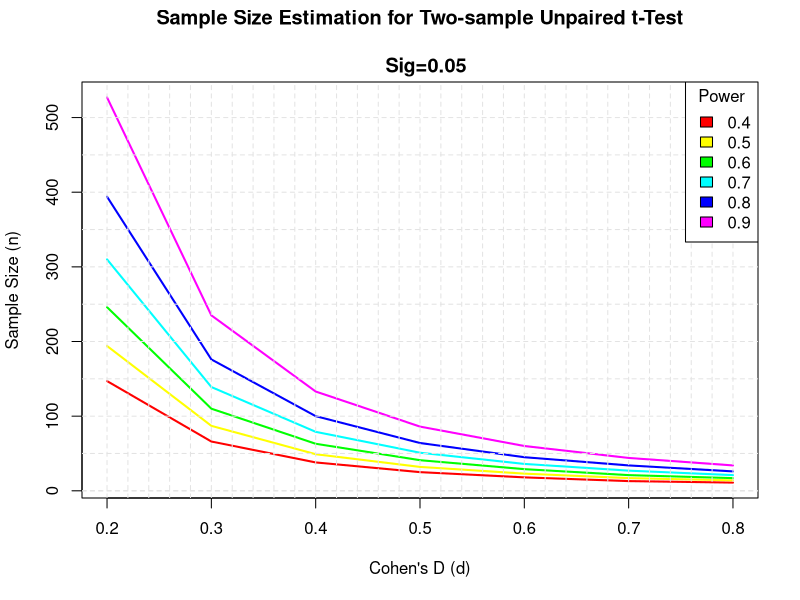

Source code (R):
# Plot sample size curves for t-tests with various effect sizes

library(pwr)

# range of correlations
## r <- seq(.1,.5,.01)
d <- seq(0.2, 0.8, 0.1)
## nr <- length(r)
nd <-  length(d)

# power values
p <- seq(.4,.9,.1)
np <- length(p)

# obtain sample sizes
samsize <- array(numeric(nd*np), dim=c(nd,np))
for (i in 1:np){
  for (j in 1:nd){
    result <- pwr.t.test(n = NULL, d = d[j],
    sig.level = .05, power = p[i],
    type = "two.sample")
    samsize[j,i] <- ceiling(result$n)
  }
}

# set up graph
xrange <- range(d)
yrange <- round(range(samsize))
colors <- rainbow(length(p))
png('/home/nick/src/jaratoolbox/test/nick/stats/ttestPower.png')
plot(xrange, yrange, type="n",
  xlab="Cohen's D (d)",
  ylab="Sample Size (n)" )

# add power curves
for (i in 1:np){
  lines(d, samsize[,i], type="l", lwd=2, col=colors[i])
}

# add annotation (grid lines, title, legend)
abline(v=0, h=seq(0,yrange[2],50), lty=2, col="grey89")
abline(h=0, v=seq(xrange[1],xrange[2],.02), lty=2,
   col="grey89")
title("Sample Size Estimation for Two-sample Unpaired t-Test\n
  Sig=0.05")
legend("topright", title="Power", as.character(p),
   fill=colors)
dev.off()
